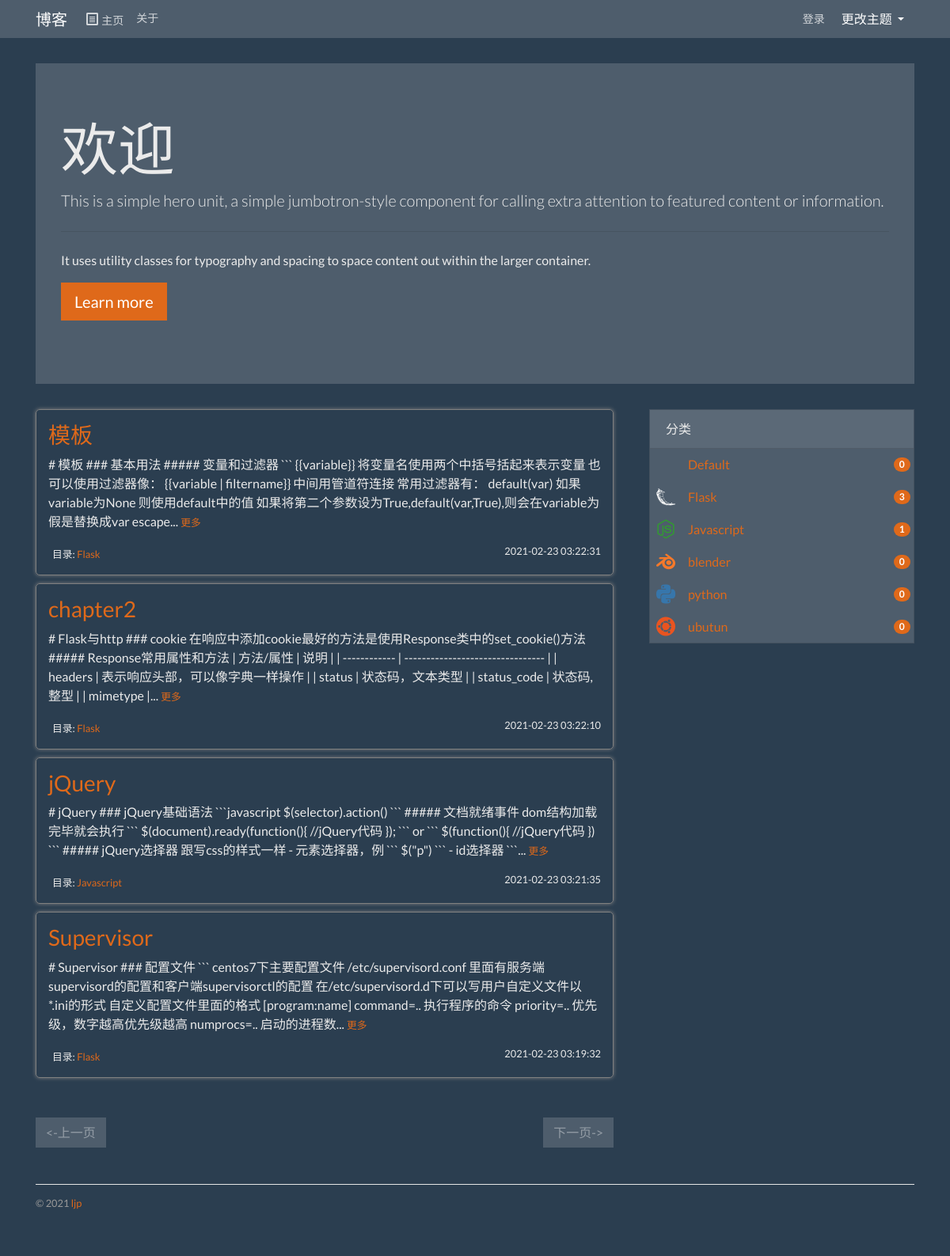
The page / on the database its author committed.
### myblog/models.py (models this page shows, shortened)
class Post(db.Model):
    id=db.Column(db.Integer,primary_key=True)
    title=db.Column(db.String(60))
    body=db.Column(db.Text)
    timestamp=db.Column(db.DateTime,default=datetime.utcnow,index=True)
    category_id=db.Column(db.Integer,db.ForeignKey('category.id'))
    category=db.relationship('Category',back_populates='posts')

class Category(db.Model):
    id=db.Column(db.Integer,primary_key=True)
    name=db.Column(db.String(30),unique=True)
    icon=db.Column(db.String(30))
    posts=db.relationship('Post',back_populates='category')

### myblog/blueprints/blog.py (the view)
@blog_bp.route('/')
def index():
    page=request.args.get('page',1,type=int)
    per_page=current_app.config['BLUELOG_POST_PER_PAGE']
    pagination=Post.query.order_by(Post.timestamp.desc()).paginate(page,per_page=per_page)
    posts=pagination.items
    basedir=os.path.abspath(os.path.dirname(os.path.dirname(__file__)))
    icons=get_json(basedir+"\\static\\icons.json")
    return render_template('blog/index.html',pagination=pagination,posts=posts,icons=icons)

### myblog/__init__.py (called while the page is built)
def register_template_context(app):
    @app.context_processor
    def make_template_context():
        admin=Admin.query.first()
        categories=Category.query.order_by(Category.name).all()
        links=Link.query.order_by(Link.name).all()
        return dict(
            admin=admin,categories=categories,
            links=links
        )

def register_request_handlers(app):
    @app.after_request
    def query_profiler(response):
        for q in get_debug_queries():
            if q.duration >= app.config['BLUELOG_SLOW_QUERY_THRESHOLD']:
                app.logger.warning(
                    'Slow query: Duration: %fs\n Context: %s\nQuery: %s\n '
                    % (q.duration, q.context, q.statement)
                )
        return response

### myblog/utils.py (called while the page is built)
def get_json(filename):
    f=open(filename,"r")
    return json.loads(f.read())

### myblog/templates/blog/index.html (shortened to what this page needs)
{% extends 'base.html' %}
{% from 'bootstrap/pagination.html' import render_pager %}
{% block head %}
    {{ super() }}
{% endblock %}
{% block content %}
    <div class="jumbotron" >
      <h1 class="display-3">欢迎</h1>
      <p class="lead">This is a simple hero unit, a simple jumbotron-style component for calling extra attention to featured content or information.</p>
      <hr class="my-4">
      <p>It uses utility classes for typography and spacing to space content out within the larger container.</p>
      <p class="lead">
        <a class="btn btn-primary btn-lg" href="#" role="button">Learn more</a>
      </p>
    </div>
    <div class="row">
        <div class="col-sm-8">
            {% include 'blog/_posts.html' %}
            {% if posts %}
                <div class="page-footer">
                    <ul class="pagination d-flex justify-content-between">
                        <li class="page-item {{ 'disabled' if pagination.has_prev == False }}">
                            <a class="page-link " href="#"><span aria-hidden="true"><-</span>上一页</a>
                        </li>
                        <li class="page-item {{ 'disabled' if pagination.has_next == False }}">
                            <a class="page-link" href="#">下一页<span aria-hidden="true">-></span></a>
                        </li>
                    </ul>
                </div>
            {% endif %}
        </div>
        <div class="col-sm-4 sidebar">
            {% include 'blog/_sidebar.html' %}
        </div>
    </div>
{% endblock %}

### myblog/templates/blog/_posts.html (shortened to what this page needs)
{% if posts %}
    {% for post in posts %}
        <section class="article_about">
            <h3 class="text-primary"><a href="{{ url_for('.show_post_by_name', name=post.title) }}">{{ post.title }}</a></h3>
            <p>
                {{ post.body|striptags|truncate }}
                <small><a href="{{ url_for('blog.show_post_by_name', name=post.title) }}">更多</a></small>
            </p>
            <small>
            &nbsp;
                目录: <a
                    href="{{ url_for('.show_category', category_id=post.category.id) }}">{{ post.category.name }}</a>
                <span class="float-right">{{ post.timestamp.strftime('%Y-%m-%d %H:%M:%S') }}</span>
            </small>
        </section>
    {% endfor %}
{% endif %}

### myblog/templates/blog/_sidebar.html
{% if categories %}
    <div class="card mb-3">
        <div class="card-header">分类</div>
        <ul class="list-group list-group-flush">
            {% for category in categories %}
                <li class="list-group-item  list-group-item-action d-flex justify-content-between align-items-center clear_padding">
                    <span class="category_nav_icon {{category.icon if category.icon}}"></span>
                    <a class="category_nav_a" href="{{ url_for('blog.show_category_by_name', name=category.name) }}">
                        {{ category.name }}
                    </a>
                    <span class="badge badge-primary badge-pill category_nav_nums"> {{ category.posts|length }}</span>
                </li>
            {% endfor %}
        </ul>
    </div>
{% endif %}

### myblog/static/css/style.css (style rules this page uses)
.clear_padding { padding:0; }
.category_nav_a { line-height:2.5rem; display:block; text-decoration:none; padding-left:3rem; width:100%; }
.category_nav_nums { position:absolute; right:0.25rem; }
.category_nav_icon { position:absolute; left:0.5rem; }
.category_nav_icon::before { font-family:"icomoon"; }
.sidebar { padding-left: 30px; }
.page-footer { padding-top: 40px; }
body { display:flex; flex-flow:column; min-height:100vh; }
.article_about { box-shadow:0 0 5px 0px grey; padding:15px; border:1px grey solid; border-radius:5px; margin-bottom:10px; }

### rows shown on the page
Post: title "模板", body "# 模板 ### 基本用法 ##### 变量和过滤器 ``` {{variable}} 将变量名使用两个中括号括起来表示变量 也可以使用过滤器像： {{variable | filtername}} 中间用管道符连接 常用过滤器有： default(var) 如果variable为None 则使用default中的值 如果将第二个参数设为True,default(var,True),则会在variable为假是替换成var escape...", category.name "Flask", timestamp "2021-02-23 03:22:31"
Post: title "chapter2", body "# Flask与http ### cookie 在响应中添加cookie最好的方法是使用Response类中的set_cookie()方法 ##### Response常用属性和方法 | 方法/属性 | 说明 | | ------------ | -------------------------------- | | headers | 表示响应头部，可以像字典一样操作 | | status | 状态码，文本类型 | | status_code | 状态码,整型 | | mimetype |...", category.name "Flask", timestamp "2021-02-23 03:22:10"
Post: title "jQuery", body "# jQuery ### jQuery基础语法 ```javascript $(selector).action() ``` ##### 文档就绪事件 dom结构加载完毕就会执行 ``` $(document).ready(function(){ //jQuery代码 }); ``` or ``` $(function(){ //jQuery代码 }) ``` ##### jQuery选择器 跟写css的样式一样 - 元素选择器，例 ``` $(\"p\") ``` - id选择器 ```...", category.name "Javascript", timestamp "2021-02-23 03:21:35"
Post: title "Supervisor", body "# Supervisor ### 配置文件 ``` centos7下主要配置文件 /etc/supervisord.conf 里面有服务端supervisord的配置和客户端supervisorctl的配置 在/etc/supervisord.d下可以写用户自定义文件以*.ini的形式 自定义配置文件里面的格式 [program:name] command=.. 执行程序的命令 priority=.. 优先级，数字越高优先级越高 numprocs=.. 启动的进程数...", category.name "Flask", timestamp "2021-02-23 03:19:32"
Category: name "Default", posts|length "0"
Category: name "Flask", posts|length "3"
Category: name "Javascript", posts|length "1"
Category: name "blender", posts|length "0"
Category: name "python", posts|length "0"
Category: name "ubutun", posts|length "0"
